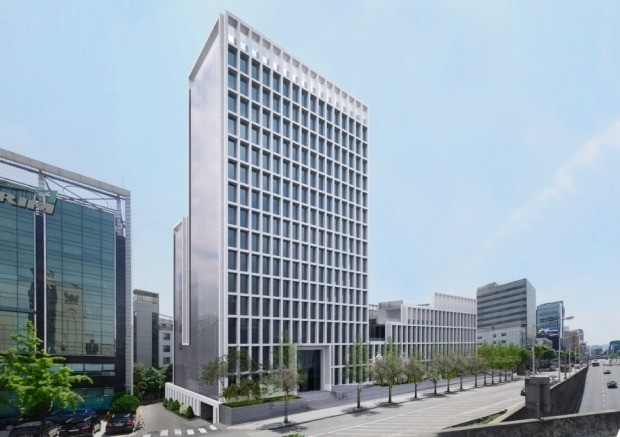
//> input picture week_4/cornerDetection/photo2.jpg, 620 x 437 px
$ ./cornerDetection   (built with g++ and OpenCV 4)
//> lines starting //> are read from the running program, lines starting //| are printed output that depends on the picture; after the words box and inside, x2 and y2 are one past the last pixel; in counts of white or black regions, pixels touching at a corner belong together
#include <opencv2/imgproc.hpp>
#include <opencv2/highgui.hpp>
#include <math.h>
#include <iostream>
#include <stdlib.h>
#pragma warning(disable : 4996)

//define constant
#define PI 3.1416
#define CHANNEL 3
#define FILTER_H 3
#define FILTER_W 3
#define WINDOW_SIZE 5
#define DEBUG
#define THRESHOLD 1000000000
float CONT_k = 0.23;

//struct definition
struct pixel {
    float H;
    float W;
    float R;
    float G;
    float B;
    float edge;
    float phase;
    float magnitude;
}typedef pixel;

using namespace cv;

//gradient filter definition
int filterX[9] = {
    -1, -1, -1,
    0,  0,  0,
    1,  1,  1
};
int filterY[9] = {
    -1, 0, 1,
    -1, 0, 1,
    -1, 0, 1
};

void gaussian(Mat *inoutImg, int sigma, int sizeFilter){
    int i, j, h, w;
    int filterHalf = (int)(sizeFilter / 2);
    int height = inoutImg->rows;
    int width = inoutImg->cols;
    float * gaussianFilter = (float *)calloc(sizeFilter*sizeFilter, sizeof(float));
    float sum=0;
    Mat tmp = Mat::zeros(height, width, CV_8UC3);
    pixel * temp = (pixel *)calloc(height*width, sizeof(pixel));
    float mediate = 0;
    for (h = 0; h < sizeFilter; h++) {
        for (w = 0; w < sizeFilter; w++) {
            mediate = pow(h - filterHalf, 2) + pow(w - filterHalf, 2);
            sum += gaussianFilter[h * sizeFilter + w] = (1 / (pow(sigma, 2) * 2 * PI)) * exp((-1) * (mediate/(2*sigma*sigma)));
            std::cout << gaussianFilter[h * sizeFilter + w] << std::endl;
        }
    }
    std::cout << sum<< std::endl;
    sum = 1/sum;
    for (i = 0; i < height; i++) {
        //X
        for (j = 0; j < width; j++) {
            //convolution calculation
            for (h = 0; h < sizeFilter; h++) {
                for (w = 0; w < sizeFilter; w++) {
                    //countinue when outbound
                    if ((i - filterHalf + h < 0) || (i - filterHalf + h >= height)) continue;
                    if ((j - filterHalf + w < 0) || (j - filterHalf + w >= width)) continue;
                    //calc MAC gradient filter
                    tmp.at<Vec3b>(i* width + j)[0] += (float)(inoutImg->at<Vec3b>(i - filterHalf + h, j - filterHalf + w)[0]) * sum * (gaussianFilter[h * sizeFilter + w]);
                    tmp.at<Vec3b>(i* width + j)[1] += (float)(inoutImg->at<Vec3b>(i - filterHalf + h, j - filterHalf + w)[1]) * sum * (gaussianFilter[h * sizeFilter + w]);
                    tmp.at<Vec3b>(i* width + j)[2] += (float)(inoutImg->at<Vec3b>(i - filterHalf + h, j - filterHalf + w)[2]) * sum * (gaussianFilter[h * sizeFilter + w]);

                }
            }
            //std::cout << i << j << "  ";
        }
    }
    for (i = 0; i < height; i++) {
        //X
        for (j = 0; j < width; j++) {
            inoutImg->at<Vec3b>(i, j)[0] = tmp.at<Vec3b>(i * width + j)[0];
            inoutImg->at<Vec3b>(i, j)[1] = tmp.at<Vec3b>(i * width + j)[1];
            inoutImg->at<Vec3b>(i, j)[2] = tmp.at<Vec3b>(i * width + j)[2];
        }
    }
}

int main() {
    //open img
    Mat origImg = imread("photo2.jpg", cv::IMREAD_COLOR);
//> origImg is the input picture: 437 rows x 620 cols, CV_8UC3; mean B, G, R 180.3, 168, 151.9
    int height = origImg.rows;
//> height = 437
    int width = origImg.cols;
//> width = 620

    //define iteration variable
    int i, j, h, w;

    Mat origImgGray = Mat::zeros(height, width, CV_8UC1);
    gaussian(&origImg, 3, 3);
//> after the loop in gaussian, `for (i = 0; i < height; i++)`:
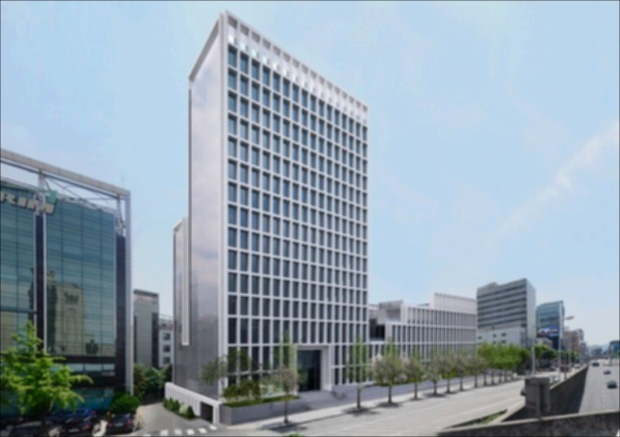
//> tmp: 437 rows x 620 cols, CV_8UC3; mean B, G, R 175.5, 162.9, 147
    //conv. color to gray
    for (i = 0; i < height; i++) {
        //X
        for (j = 0; j < width; j++) {
            origImgGray.at<uchar>(i, j) = (origImg.at<Vec3b>(i, j)[0] + origImg.at<Vec3b>(i, j)[1] + origImg.at<Vec3b>(i, j)[2]) / 3;
        }
    }
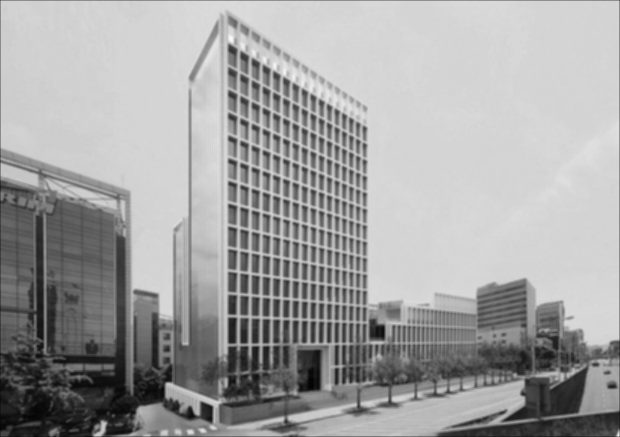
//> origImgGray: 437 rows x 620 cols, CV_8UC1; min 2, max 248, mean 161.5

    Mat outputImg(height, width, CV_8UC1);

    //allocation output pixel type
    pixel* output = (pixel*)calloc(height * width, sizeof(pixel));

    int max = INT_MIN+1, min = INT_MAX;

    float comp;
    for (i = 0; i < height; i++) {
        //X
        for (j = 0; j < width; j++) {
            //convolution calculation
            for (h = 0; h < FILTER_H; h++) {
                for (w = 0; w < FILTER_W; w++) {
                    //countinue when outbound
                    if ((i - 1 + h < 0) || (i - 1 + h >= height)) continue;
                    if ((j - 1 + w < 0) || (j - 1 + w >= width)) continue;
                    //calc MAC gradient filter
                    output[i * width + j].W += (origImgGray.at<uchar>(i - 1 + h, j - 1 + w)) * (filterX[h * FILTER_W + w]);
                    output[i * width + j].H += (origImgGray.at<uchar>(i - 1 + h, j - 1 + w)) * (filterY[h * FILTER_W + w]);
                }
            }
        }
    }
    float det=0, tr=0;
    float MatA=0, MatB=0, MatC=0, MatD=0;
    int convHalf = (int)(WINDOW_SIZE / 2);
    for (i = 0; i < height; i++) {
        //X
        for (j = 0; j < width; j++) {
            //convolution calculation
            for (h = 0; h < WINDOW_SIZE; h++) {
                for (w = 0; w < WINDOW_SIZE; w++) {
                    //countinue when outbound
                    if ((i - convHalf + h < 0) || (i - convHalf + h >= height)) continue;
                    if ((j - convHalf + w < 0) || (j - convHalf + w >= width)) continue;
                    //calc MAC gradient filter
                    MatA += pow(output[(i - convHalf + h) * width + j - convHalf + w].W, 2);
                    MatB += output[(i - convHalf + h) * width + j - convHalf + w].W * output[(i - convHalf + h) * width + j - convHalf + w].H;
                    MatD += pow(output[(i - convHalf + h) * width + j - convHalf + w].H, 2);
                    //output[i * width + j].W += (origImgGray.at<uchar>(i - (WINDOW_SIZE / 2) + h, j - (WINDOW_SIZE / 2) + w)) * (filterX[h * WINDOW_SIZE + w]);
                    //output[i * width + j].H += (origImgGray.at<uchar>(i - (WINDOW_SIZE / 2) + h, j - (WINDOW_SIZE / 2) + w)) * (filterY[h * WINDOW_SIZE + w]);
                }
            }
            det = MatA * MatD - pow(MatB,2);
            tr = (MatA + MatD)* (MatA + MatD)* CONT_k;

            output[i * width + j].edge = det - tr;
            det = tr = 0;
            MatA = MatB = MatC = MatD = 0;
            max = MAX((int)output[i * width + j].edge, max);
        }
    }
//> after the loop, MatA = 0; MatB = 0; MatD = 0; det = 0; tr = 0; MatC = 0; max = 2141292544

    Scalar c;
    Point pCenter;
    int radius = 3;


#ifdef DEBUG
    printf("%d", max);
//| 2141292544
    for (i = 0; i < height; i++) {
        for (j = 0; j < width; j++) {
            if (THRESHOLD < output[i * width + j].edge) {
                pCenter.x = j;
                pCenter.y = i;
                c.val[0] = 0;
                c.val[1] = 0;
                c.val[2] = 255;
                circle(origImg, pCenter, radius, c, 2, 8, 0);
                //std::cout << output[i * width + j].edge;
                //std::cout << std::endl;
            }
        }
        //;
    }
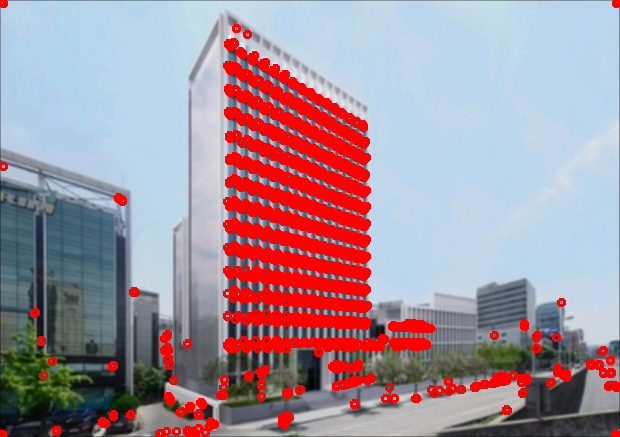
//> origImg: 437 rows x 620 cols, CV_8UC3; 13.42% of pixels changed, all inside (x1, y1, x2, y2) = (0, 0, 620, 437)
    //show result for debug
    //imwrite("output.bmp", outputImg);
    imshow("orig", origImg);
    imwrite("output.bmp", origImg);
    //imshow("result", outputImg);
    waitKey(5000);
#endif // DEBUG
}

$ run again, with week_4/cornerDetection/photo.jpg copied over week_4/cornerDetection/photo2.jpg
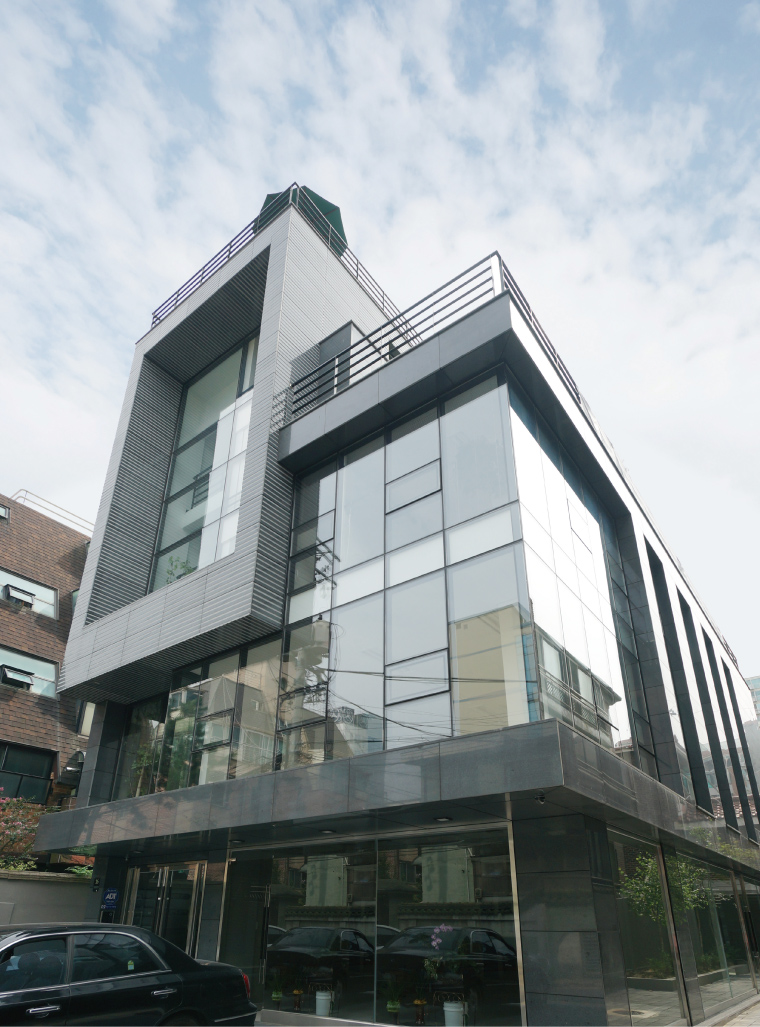
//> input picture week_4/cornerDetection/photo.jpg, 760 x 1027 px
//> origImg is the input picture: 1027 rows x 760 cols, CV_8UC3; mean B, G, R 153.8, 151.2, 143.2
//> after the loop `for (i = 0; i < height; i++)`:
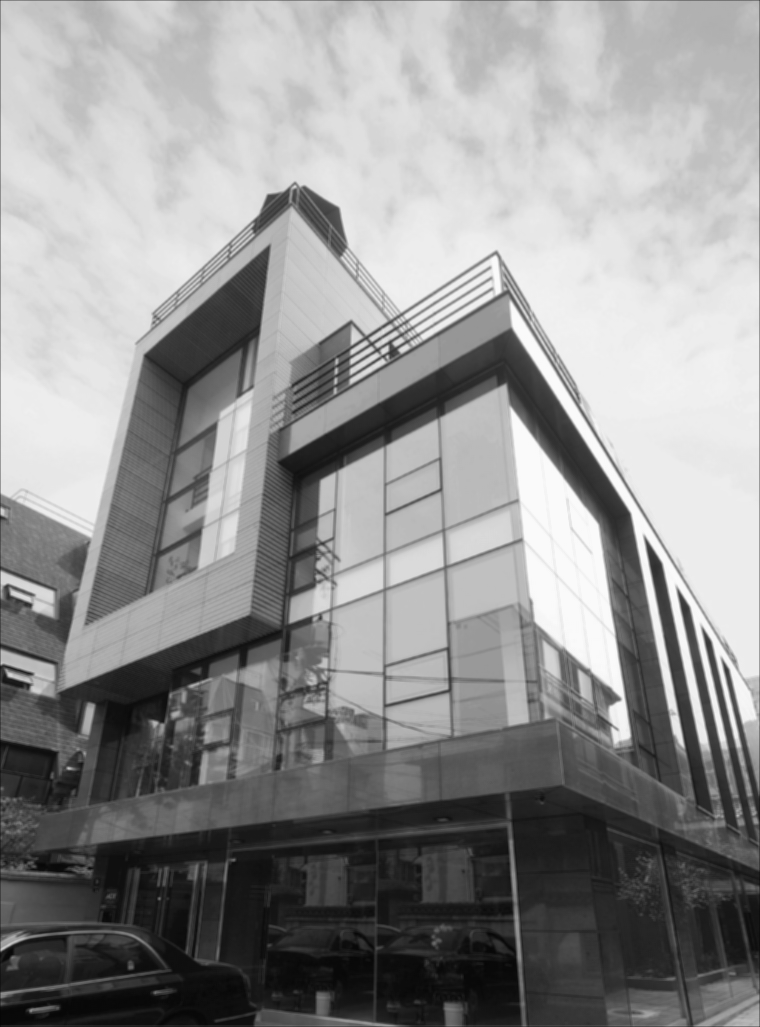
//> origImgGray: 1027 rows x 760 cols, CV_8UC1; min 6, max 250, mean 144.4
//> after the loop `for (i = 0; i < height; i++)`: MatA = 0; max = 2130276352
//| 2130276352
//> after the loop `for (i = 0; i < height; i++)`:
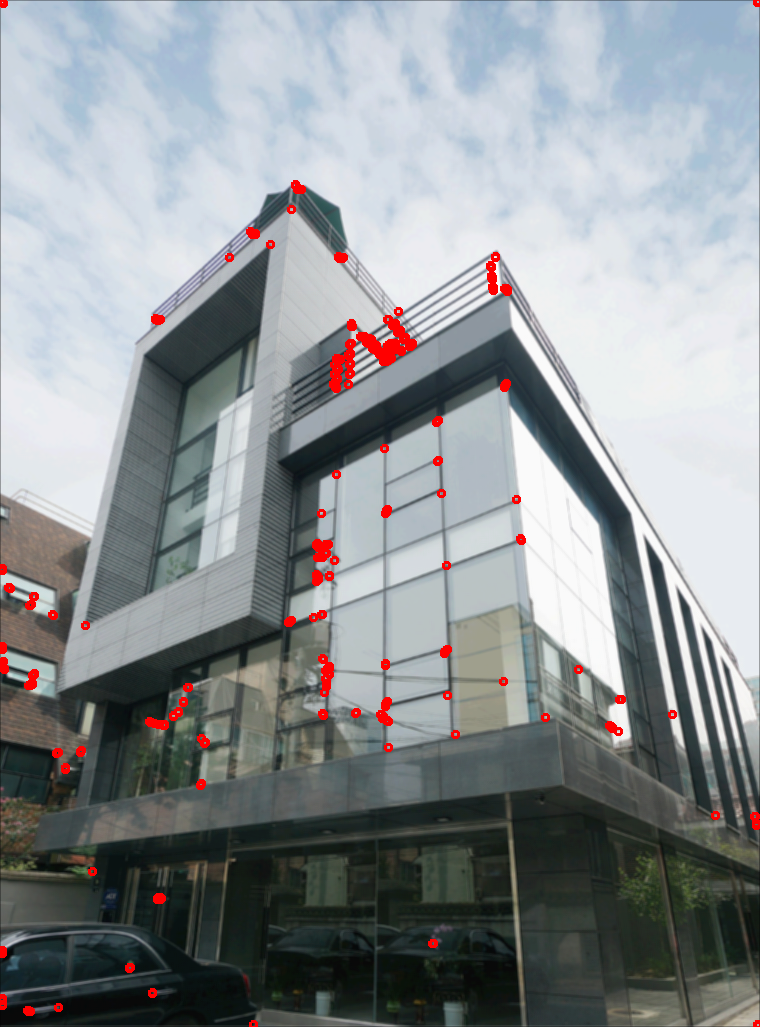
//> origImg: 1027 rows x 760 cols, CV_8UC3; mean B, G, R 147.4, 144.8, 140.2
